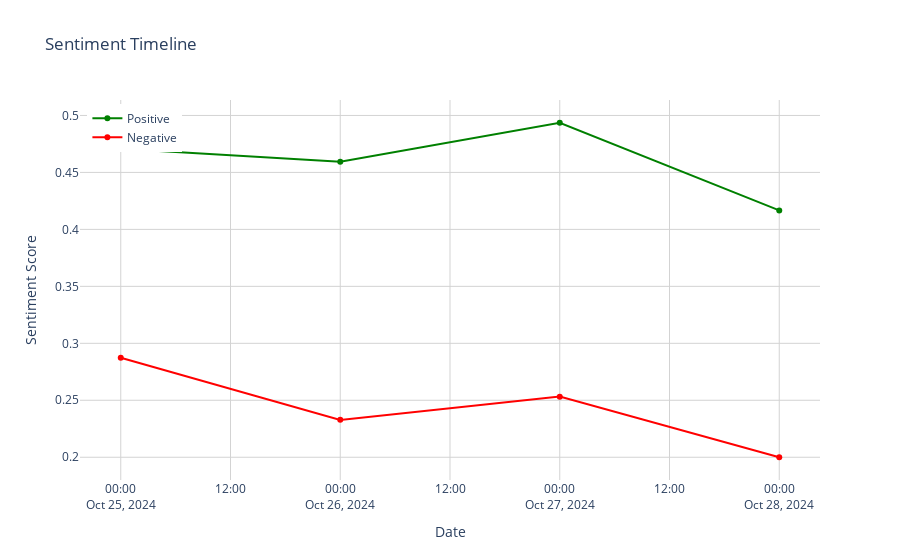

Here is the notebook cell this chart was saved with:
### Code cell
fig = analyzer.plot_simple_sentiment_timeline()

fig.show()

### Figure 1 — Plotly figure (JSON) as saved in the notebook; plotly's stock layout.template omitted (floating-point values rounded to 4 significant figures)
{"data": [{"line": {"color": "green", "width": 2}, "name": "Positive", "type": "scatter", "x": ["2024-10-25", "2024-10-26", "2024-10-27", "2024-10-28"], "y": [0.4707, 0.4593, 0.4936, 0.4167]}, {"line": {"color": "red", "width": 2}, "name": "Negative", "type": "scatter", "x": ["2024-10-25", "2024-10-26", "2024-10-27", "2024-10-28"], "y": [0.2874, 0.2328, 0.2532, 0.2]}], "layout": {"autosize": true, "hovermode": "x unified", "legend": {"x": 0.01, "xanchor": "left", "y": 0.99, "yanchor": "top"}, "showlegend": true, "title": {"text": "Sentiment Timeline"}, "xaxis": {"autorange": true, "gridcolor": "lightgray", "range": ["2024-10-24 19:40:50.2076", "2024-10-28 04:19:09.7924"], "title": {"text": "Date"}, "type": "date"}, "yaxis": {"autorange": true, "gridcolor": "lightgray", "range": [0.1773, 0.5163], "title": {"text": "Sentiment Score"}, "type": "linear"}}}
